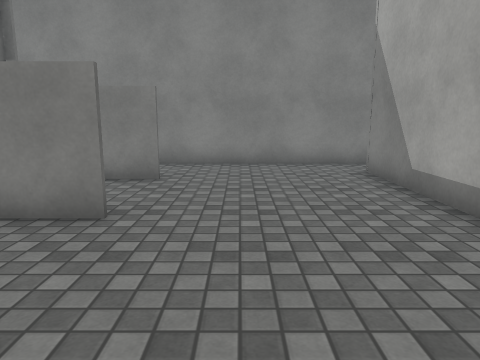
view 1 (above)

12 first-person views from a walk through a Unity game level. The camera is 1.3 m above the floor, tilts 10° down and sees 70° across. The floor is counted in squares, 1 m on a side. Each view is taken from the middle of a square. On the plan, view 1 faces up. The plan holds only what a view shows up to about 15 squares ahead; the rest is blank. The place goes on beyond the plan. Some surface patterns are stand-ins.

view 2
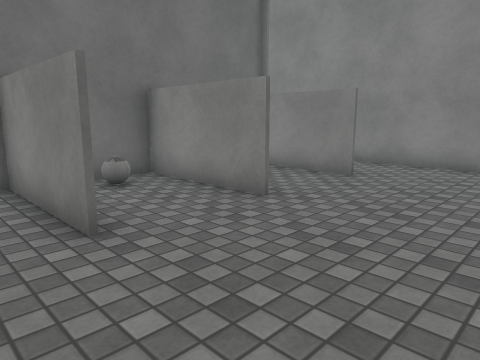

view 3
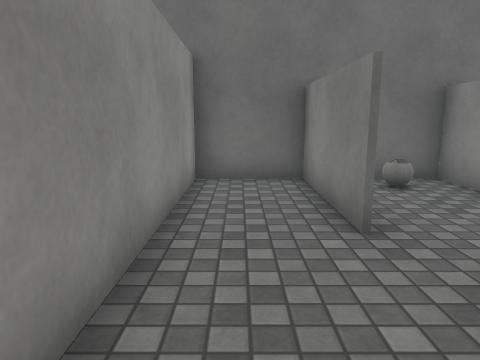

view 4
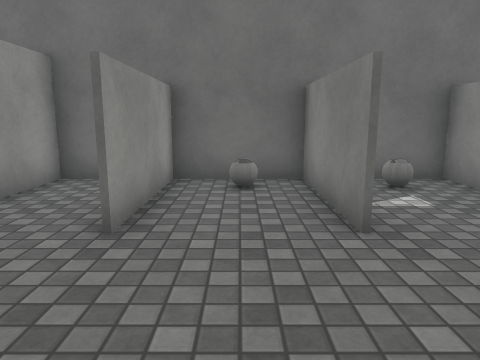

view 5
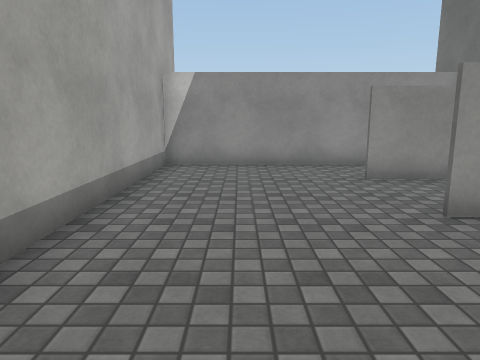

view 6
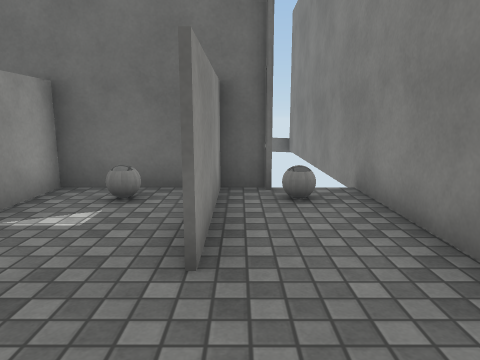

view 7
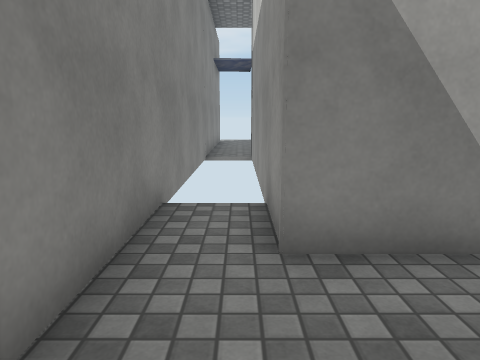

view 8
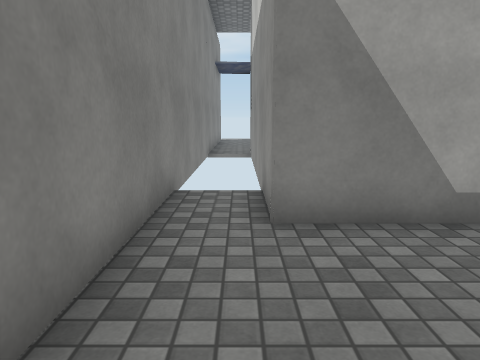

view 9
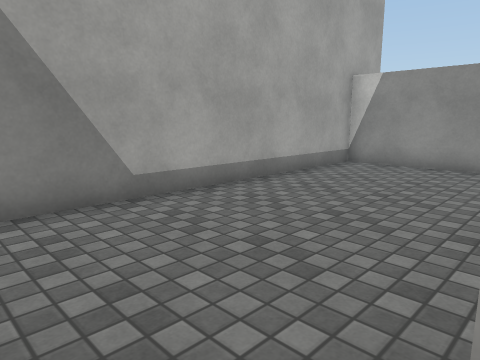

view 10
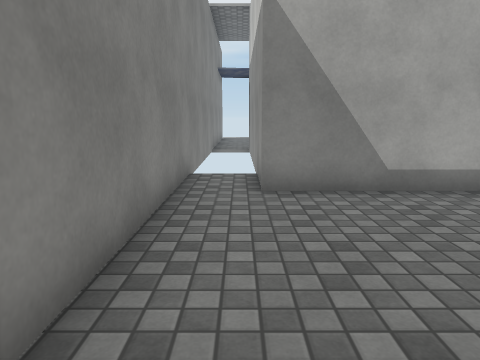

view 11
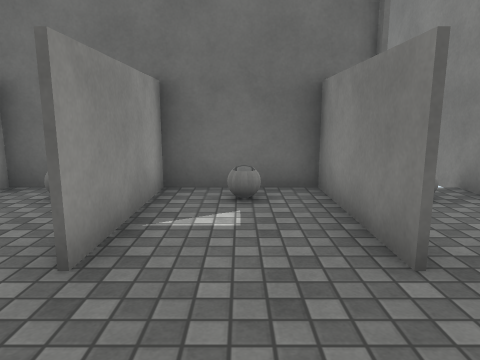

view 12
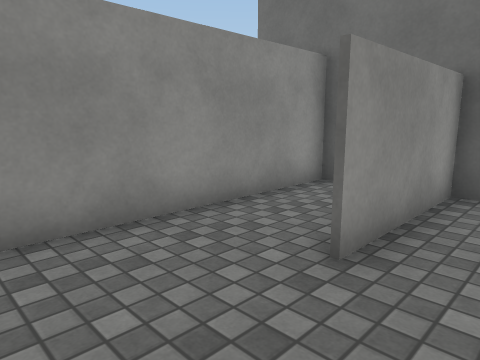

### Floor plan
Points are (right, up) in squares from view 1. A wall is a line through its corners. A room is listed if a view was taken in it or the views show most of it. See-through windows are left out.
Room 1 (views 1, 2, 3, 4, 5, 6, 7, 8, 9, 10, 11, 12)
walls: (-1.8, 4.4) (-5.6, 4.4); (-1.8, 7.5) (-5.6, 7.5); (-1.8, 1.4) (-5.6, 1.4); (-5.6, 4.5) (-1.8, 4.5); (-5.6, 7.6) (-1.8, 7.6); (-5.5, 8.6) (-5.5, -1) (3.2, -1) (3.2, 8.6) (6.5, 8.6); (-5.6, 1.5) (-1.8, 1.5); (6.5, 10.2) (-6.5, 10.2)

Where each view was taken, in squares from view 1:
view 1: 0 up, 0 right, facing up
view 2: 0 up, 2 right, facing up-left
view 3: 0 up, 2 right, facing left
view 4: 3 up, 2 right, facing left
view 5: 9 up, 1 right, facing down
view 6: 8 up, 1 right, facing left
view 7: 9 up, 0 right, facing right
view 8: 9 up, 1 left, facing right
view 9: 9 up, 2 left, facing down-right
view 10: 9 up, 3 left, facing right
view 11: 6 up, 1 right, facing left
view 12: 3 up, 1 right, facing down-left
